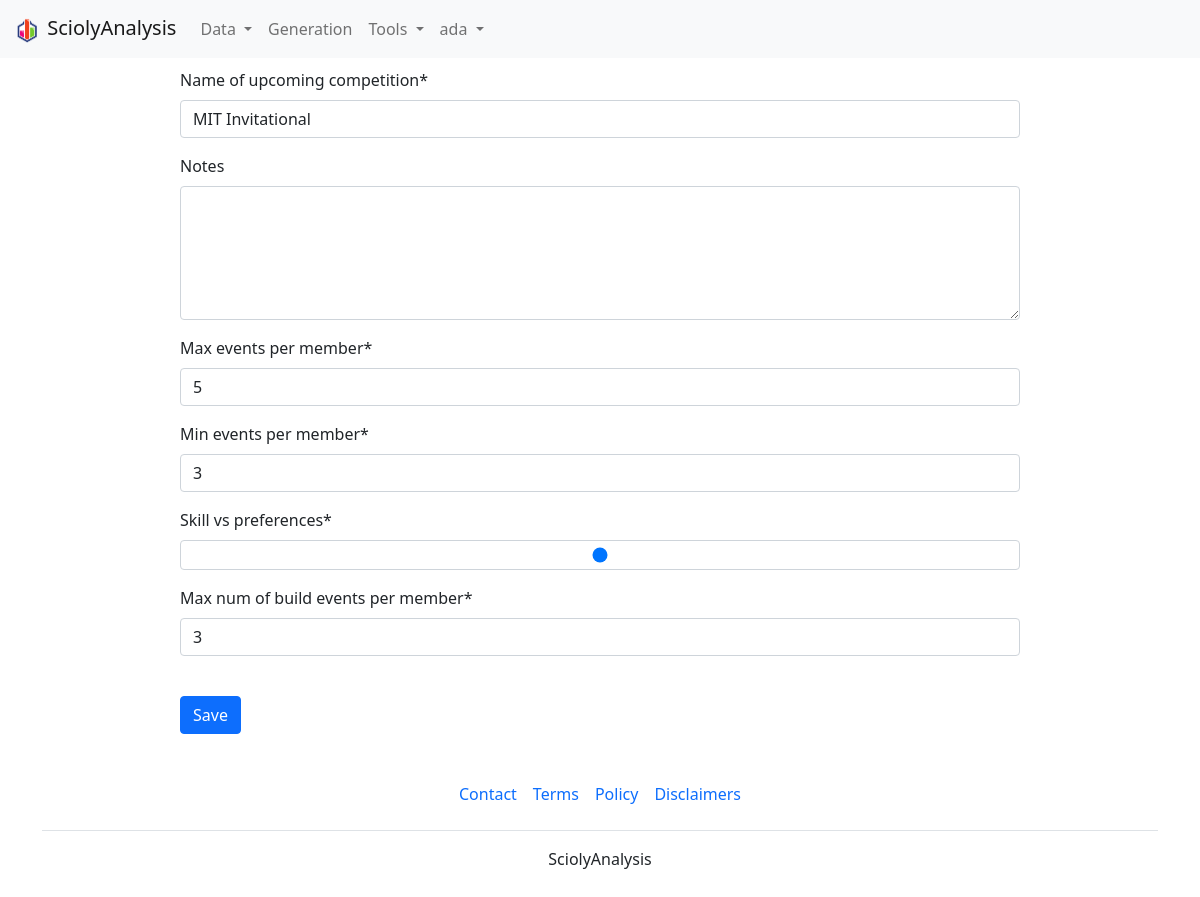
The page /generation/generated-competition-edit/34/ (signed in) on the database as committed earlier.
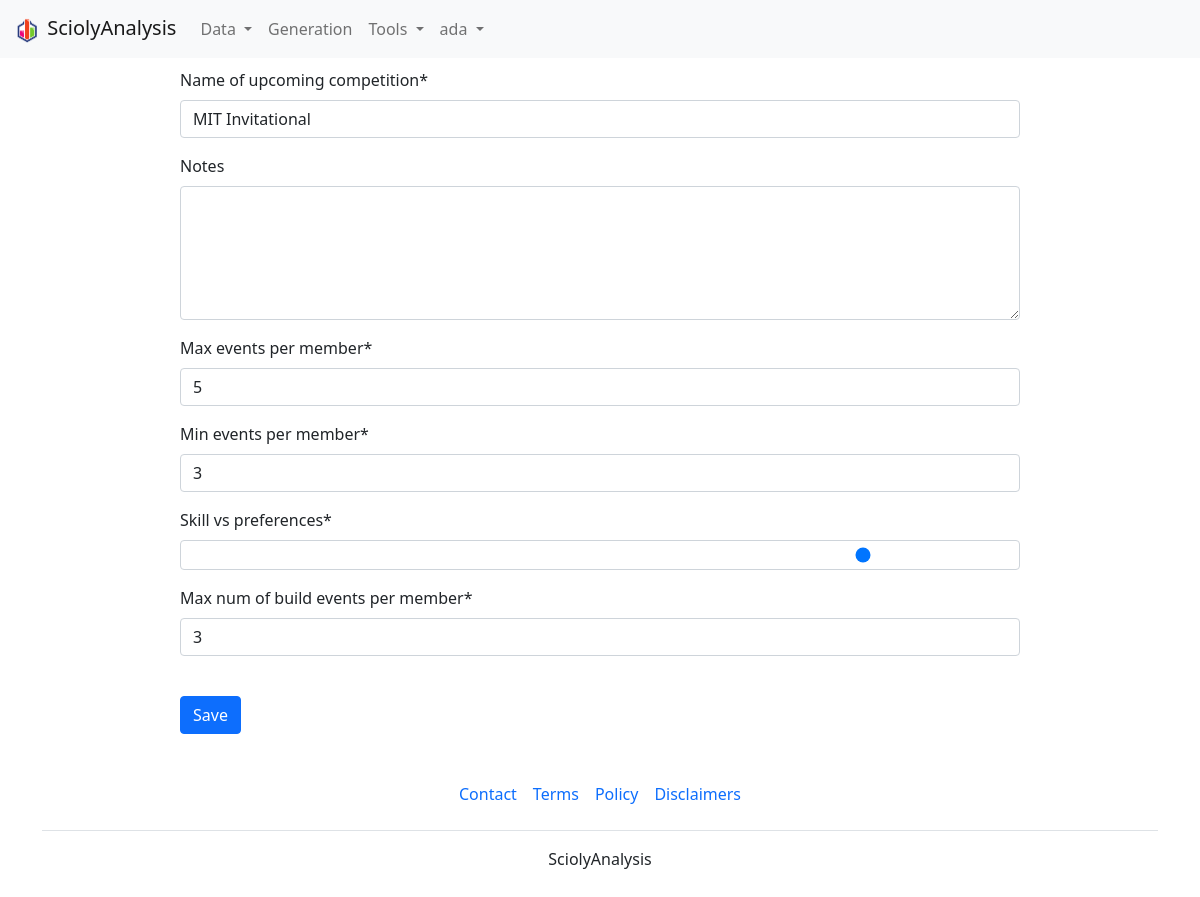
The same page on the database as committed later.
### generation/models.py (models this page shows, shortened)
class GeneratedCompetitionSettings(models.Model):
    user = models.ForeignKey(User, on_delete=models.CASCADE)
    date = models.DateTimeField(auto_now=True,auto_now_add=False)
    name = models.CharField(max_length=200)
    notes = models.CharField(max_length=500, blank=True)
    max_events_per_member = models.PositiveIntegerField()
    min_events_per_member = models.PositiveIntegerField()
    skill_vs_preferences = models.FloatField()
    max_num_of_build_events_per_member = models.PositiveIntegerField(default=2)

### generation/views.py (the view, shortened to what this page needs)
# urls.py: path("generated-competition-edit/<str:pk>/", views.generatedCompetitionSettingsEdit, name="generatedCompetitionSettingsEdit"),
@login_required
def generatedCompetitionSettingsEdit(request, pk):
    generated_competition_settings = get_object_or_404(GeneratedCompetitionSettings, id=pk)
    if request.user.id == generated_competition_settings.user.id:
        form = CompetitionSettingsEditForm(request.POST or None, instance=generated_competition_settings)
        context={
            "form":form,
        }
        return render(request, 'generation/edit_settings.html', context)
    raise Http404

### generation/forms.py (shortened to what this page needs)
class CompetitionSettingsEditForm(ModelForm):
    class Meta:
        model = GeneratedCompetitionSettings
        fields = [
            "name",
            "notes",
            "max_events_per_member",
            "min_events_per_member",
            "skill_vs_preferences",
            "max_num_of_build_events_per_member",
        ]
        labels= {
            "name":"Name of upcoming competition",
        }
        widgets = {
            'notes': forms.Textarea(attrs={'cols': 20, 'rows': 5}),
            'skill_vs_preferences' : forms.NumberInput(attrs={"type":"range", "min":0, "max":1, "value":0.5})
        }

### generation/templates/generation/edit_settings.html (shortened to what this page needs)
{% extends 'main.html' %}
{% load crispy_forms_tags %}
{% load static %}
    {% block bodycontent %}
        <div class="formblock">
            <form method="POST">
                {{ form|crispy }}
                <br>
                <input type="submit" value="Save" class="btn btn-primary">
            </form>
        </div>
    {% endblock %}

Rows that differ between the two databases and show on the page:
changed GeneratedCompetitionSettings "MIT Invitational": skill_vs_preferences "0.5" → "0.829853916737764"
